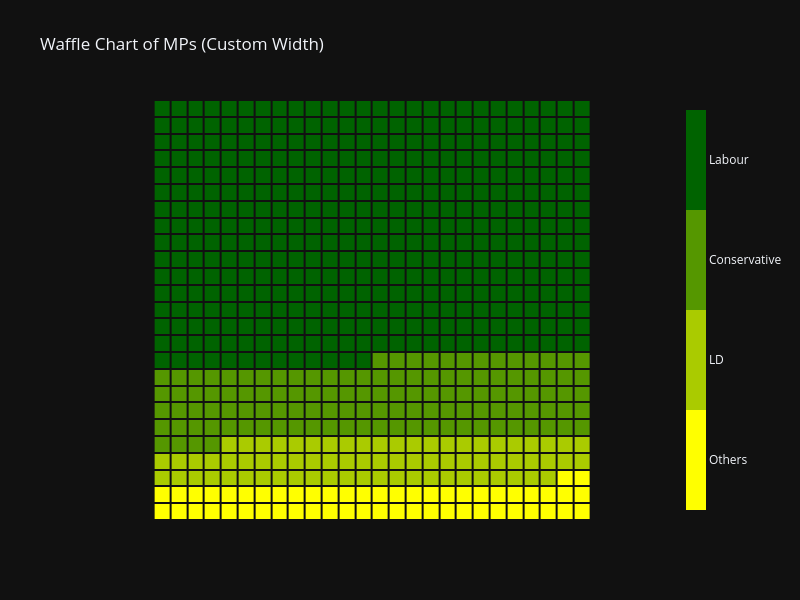

Notebook cell for this chart:
### Markdown cell above
## Waffle Chart - Example 3 (with `width`)

### Code cell
fig_waffle = pxx.waffle(df=waffle_df, 
                       categories_col='Party', 
                       values_col='Seats',
                       title='Waffle Chart of MPs (Custom Width)',
                       startcolor='yellow',
                       endcolor='darkgreen',
                        template='plotly_dark',
                        width = 800
                       )
fig_waffle.show()

### Figure 1 — Plotly figure (JSON) as saved in the notebook; plotly's stock layout.template omitted (floating-point values rounded to 4 significant figures; data arrays with more than 128 entries replaced by an {"elided": "..."} marker saying what was removed)
{"data": [{"autocolorscale": false, "colorbar": {"outlinecolor": "black", "outlinewidth": 0, "thickness": 20, "ticktext": ["Others", "LD", "Conservative", "Labour"], "tickvals": [0.375, 1.125, 1.875, 2.625]}, "colorscale": [[0, "#ffff00"], [0.25, "#ffff00"], [0.25, "#aacb00"], [0.5, "#aacb00"], [0.5, "#559700"], [0.75, "#559700"], [0.75, "#006300"], [1, "#006300"]], "type": "heatmap", "xgap": 2, "ygap": 2, "z": {"elided": "25x26 int values"}}], "layout": {"height": 600, "title": {"text": "Waffle Chart of MPs (Custom Width)"}, "width": 800, "xaxis": {"showgrid": false, "showticklabels": false, "zeroline": false}, "yaxis": {"scaleanchor": "x", "showgrid": false, "showticklabels": false, "zeroline": false}}}
